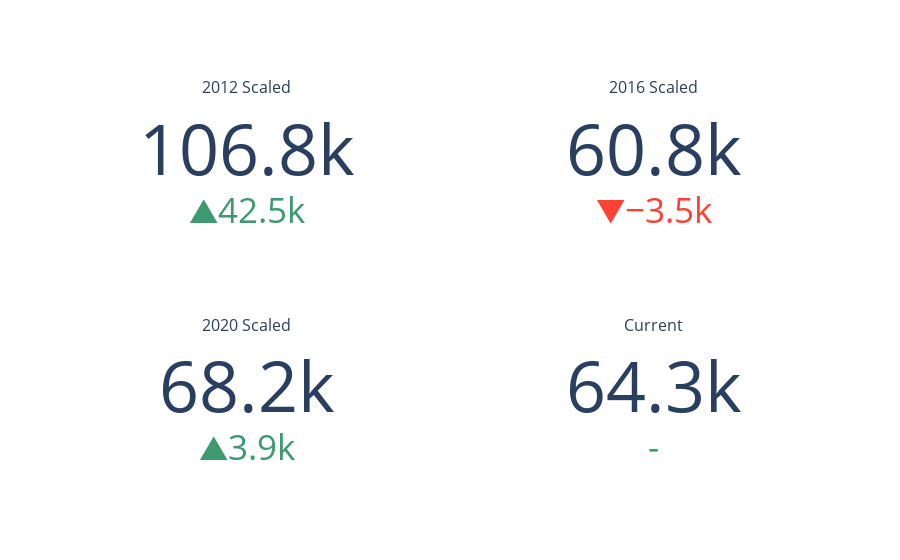

Notebook source saved alongside this figure:
### Code cell
import plotly.subplots as sp

# Create a 2x2 grid of subplots of type 'indicator'
fig = sp.make_subplots(rows=2, cols=2, subplot_titles=("2012 Scaled", "2016 Scaled", "2020 Scaled", "Current"), specs=[[{'type': 'indicator'}, {'type': 'indicator'}], [{'type': 'indicator'}, {'type': 'indicator'}]])

# Calculate the delta
delta = compare_df['cycle5_price'].iloc[-1]

fig.add_trace(go.Indicator(
    mode = "number+delta",
    value = compare_df['cycle2_price'].iloc[-1],
    delta = {'reference': delta}),
    row=1, col=1)

fig.add_trace(go.Indicator(
    mode = "number+delta",
    value = compare_df['cycle3_price'].iloc[-1],
    delta = {'reference': delta}),
    row=1, col=2)

fig.add_trace(go.Indicator(
    mode = "number+delta",
    value = compare_df['cycle4_price'].iloc[-1],
    delta = {'reference': delta}),
    row=2, col=1)

fig.add_trace(go.Indicator(
    mode = "number+delta",
    value = compare_df['cycle5_price'].iloc[-1],
    delta = {'reference': delta}),
    row=2, col=2)

fig.show()

### Figure 1 — Plotly figure (JSON) as saved in the notebook; plotly's stock layout.template omitted (floating-point values rounded to 4 significant figures)
{"data": [{"delta": {"reference": 64270.0}, "domain": {"x": [0, 0.45], "y": [0.625, 1]}, "mode": "number+delta", "type": "indicator", "value": 106800.0}, {"delta": {"reference": 64270.0}, "domain": {"x": [0.55, 1], "y": [0.625, 1]}, "mode": "number+delta", "type": "indicator", "value": 60760.0}, {"delta": {"reference": 64270.0}, "domain": {"x": [0, 0.45], "y": [0, 0.375]}, "mode": "number+delta", "type": "indicator", "value": 68160.0}, {"delta": {"reference": 64270.0}, "domain": {"x": [0.55, 1], "y": [0, 0.375]}, "mode": "number+delta", "type": "indicator", "value": 64270.0}], "layout": {"annotations": [{"font": {"size": 16}, "showarrow": false, "text": "2012 Scaled", "x": 0.225, "xanchor": "center", "xref": "paper", "y": 1, "yanchor": "bottom", "yref": "paper"}, {"font": {"size": 16}, "showarrow": false, "text": "2016 Scaled", "x": 0.775, "xanchor": "center", "xref": "paper", "y": 1, "yanchor": "bottom", "yref": "paper"}, {"font": {"size": 16}, "showarrow": false, "text": "2020 Scaled", "x": 0.225, "xanchor": "center", "xref": "paper", "y": 0.375, "yanchor": "bottom", "yref": "paper"}, {"font": {"size": 16}, "showarrow": false, "text": "Current", "x": 0.775, "xanchor": "center", "xref": "paper", "y": 0.375, "yanchor": "bottom", "yref": "paper"}]}}
